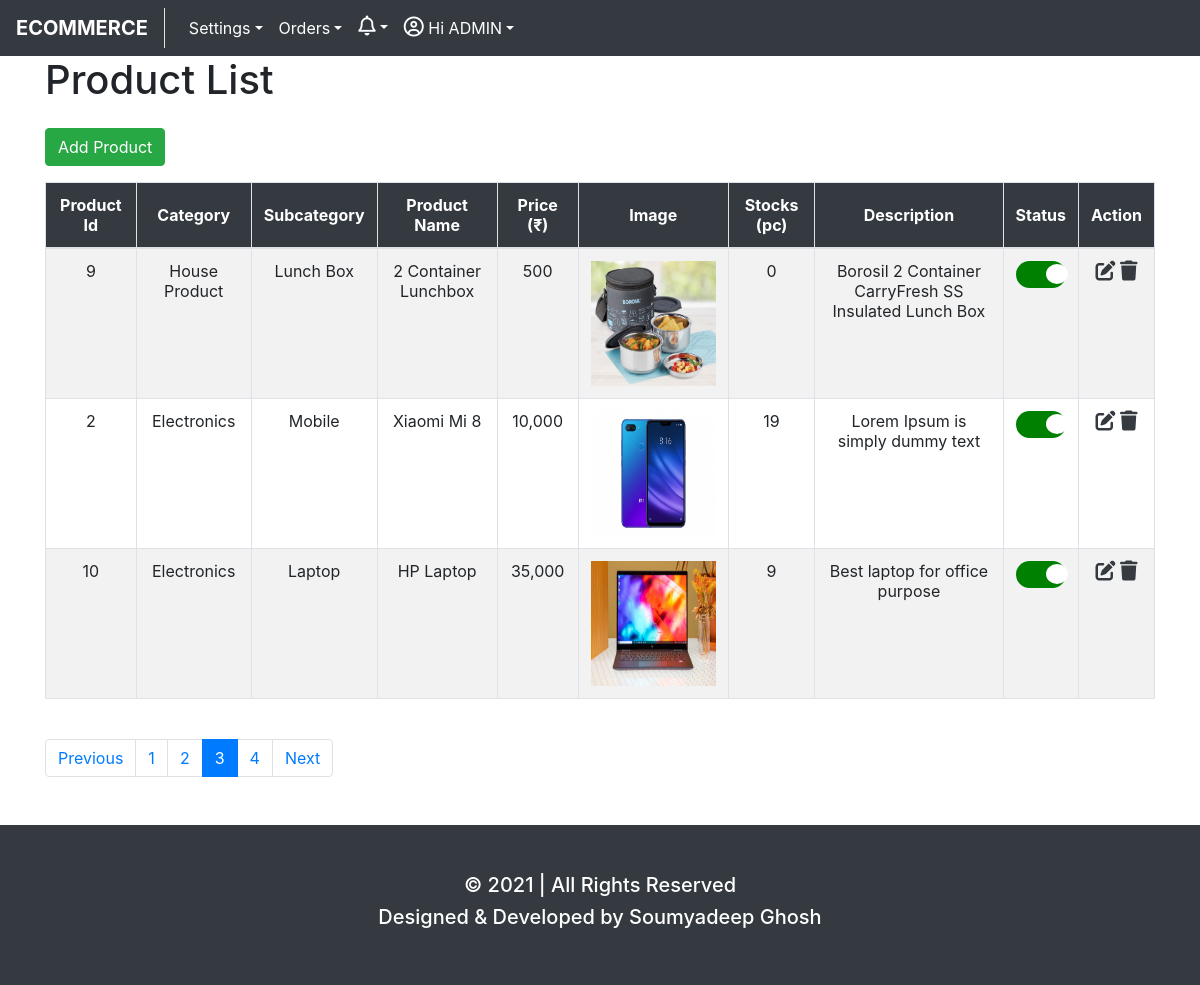
The app's page /productlist.php?page=3 (signed in), older data.
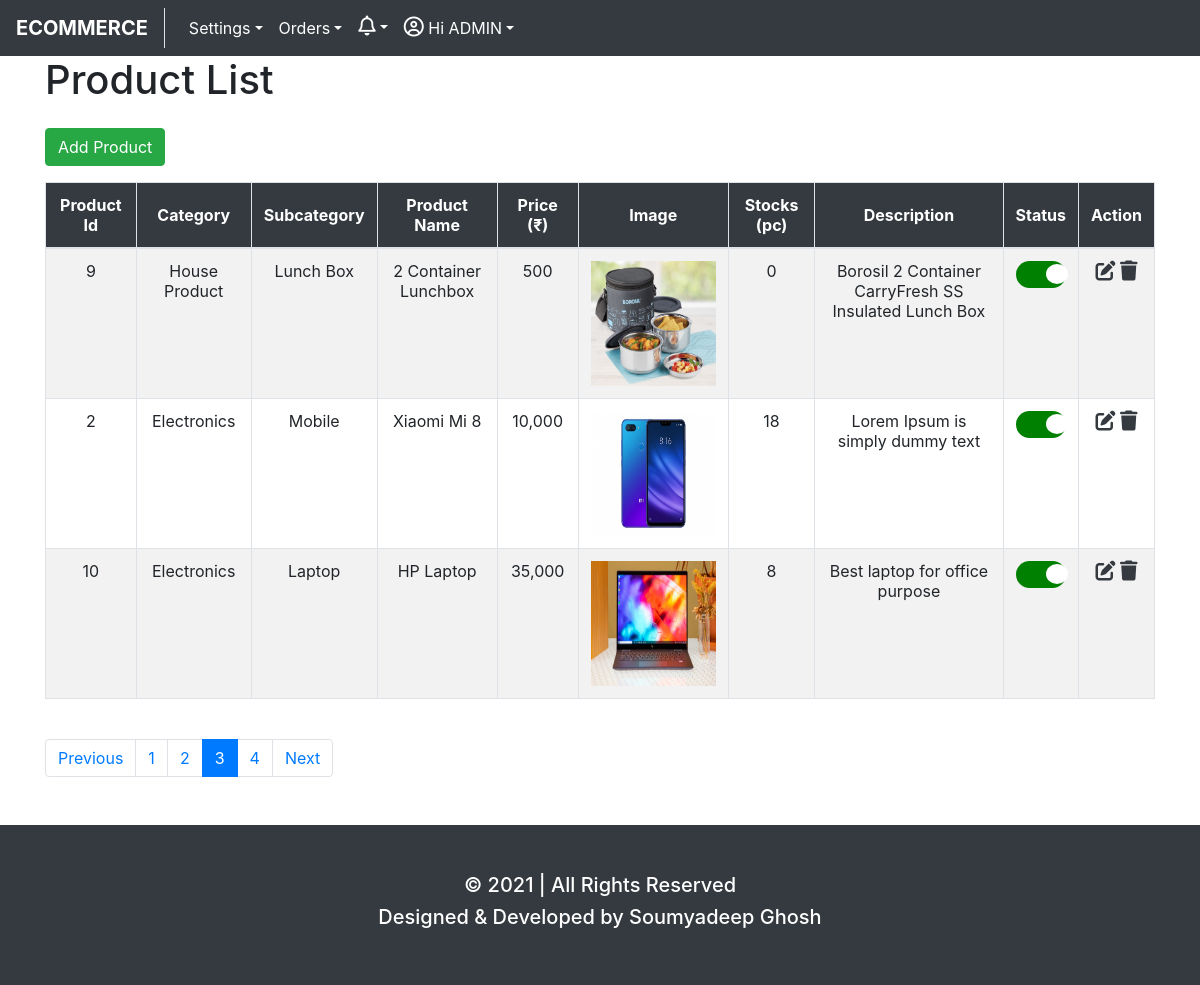
The same page, newer data.
### tables this page shows
CREATE TABLE `product` (
  `id` int(11) NOT NULL,
  `cat_id` int(11) NOT NULL,
  `subcat_id` int(11) NOT NULL,
  `name` varchar(255) NOT NULL,
  `price` varchar(255) NOT NULL,
  `image` varchar(255) NOT NULL,
  `stocks` int(255) NOT NULL,
  `description` text NOT NULL,
  `status` tinyint(1) NOT NULL DEFAULT 0 COMMENT '0=inactive\r\n1=active'
);

CREATE TABLE `category` (
  `id` int(11) NOT NULL,
  `name` varchar(255) NOT NULL,
  `status` tinyint(1) NOT NULL DEFAULT 0 COMMENT '0=inactive 1=active'
);

CREATE TABLE `subcategory` (
  `id` int(11) NOT NULL,
  `cat_id` int(11) NOT NULL,
  `name` varchar(255) NOT NULL,
  `status` tinyint(1) NOT NULL DEFAULT 0 COMMENT '0=inactive 1=active'
);

### productlist.php (the view, shortened to what this page needs)
<?php
    include "config.php";
    $page = isset($_GET['page']) ? mysqli_real_escape_string($link,$_GET['page']) : 1;
    $limit = 3;
    $offset = ($page - 1) * $limit;
    $sql = "SELECT product.id as product_id,category.name as category,subcategory.name as subcategory,product.name as product_name,price,image,stocks,description,product.status as status FROM product INNER JOIN category ON product.cat_id = category.id INNER JOIN subcategory ON product.subcat_id = subcategory.id LIMIT $limit OFFSET $offset";
    $query = mysqli_query($link,$sql);
?>
<head>
    <?php include 'layouts/head.php' ?>
</head>
<body>
    <?php include 'layouts/header.php' ?>
    <div class="container">
        <?php if($_SESSION['type'] == 1){ ?>
            <h1>Product List</h1>
            <a href="addproduct.php" class="btn btn-success mt-3 mb-3">Add Product</a>
            <table class="table table-bordered table-striped table-hover">
            <thead class="bg-dark text-center text-white">
                <tr>
                    <th class="align-middle">Product Id</th>
                    <th class="align-middle">Category</th>
                    <th class="align-middle">Subcategory</th>
                    <th class="align-middle">Product Name</th>
                    <th class="align-middle">Price (&#8377)</th>
                    <th class="align-middle">Image</th>
                    <th class="align-middle">Stocks (pc)</th>
                    <th class="align-middle">Description</th>
                    <th class="align-middle">Status</th>
                    <th class="align-middle">Action</th>
                </tr>
            </thead>
            <tbody class="text-center">
                <?php if(mysqli_num_rows($query) == 0){ ?>
                    <tr><td colspan="10" class="text-center">No record found</td></tr>
                <?php }else{ ?>
                    <?php
                        $psql = "SELECT * FROM product";
                        $pquery = mysqli_query($link,$psql);
                        $total_record = mysqli_num_rows($pquery);
                        $total_page = ceil($total_record / $limit);
                        while($product = mysqli_fetch_assoc($query)){
                    ?>
                    <tr>
                        <td><?= $product['product_id'] ?></td>
                        <td><?= $product['category'] ?></td>
                        <td><?= $product['subcategory'] ?></td>
                        <td><?= $product['product_name'] ?></td>
                        <td><?= number_format($product['price']) ?></td>
                        <td>
                            <img src="assets/images/products/<?= $product['image'] ?>" width="125" height="125">
                        </td>
                        <td><?= $product['stocks'] ?>
                        <?php
                            $count = str_word_count($product['description']);
                            $desc = array_slice(explode(' ',$product['description']),0,10);
                            $desc = implode(' ',$desc);
                        ?>
                        <td><?= $desc ?> <?= $count >= 10 ? '<a href="#">...see more</a>' : '' ?></td>
                        <td>
                            <label class="switch">
                                <span class="slider round"></span>
                            </label>
                        </td>
                        <td>
                            <a href="update.php?id=<?= $product['product_id'] ?>" class="text-dark"><i class='fas fa-edit'></i></a>
                            <a href="delete.php?id=<?= $product['product_id'] ?>" class="text-dark"><i class='fas fa-trash'></i></a>
                        </td>
                    </tr>
                    <?php } ?>
                <?php } ?>
            </tbody>
            </table>
            <br>
            <ul class="pagination">
                <li class="page-item <?= ($page > 1) ? '' : 'disabled' ?>"><a class="page-link" href="productlist.php?page=<?= $page-1 ?>">Previous</a></li>
            <?php for($i=1;$i<=$total_page;$i++){ ?>
                <li class="page-item <?= ($page == $i) ? 'active' : '' ?>"><a class="page-link" href="productlist.php?page=<?= $i ?>"><?php echo $i ?></a></li>
            <?php } ?>
                <li class="page-item <?= ($total_page > $page) ? '' : 'disabled' ?>"><a class="page-link" href="productlist.php?page=<?= $page+1 ?>">Next</a></li>
            </ul>
        <?php }else{ echo '<script>window.location.href="index.php"</script>'; } ?>
    </div>
    <?php include 'layouts/footer.php' ?>
</body>

### layouts/head.php (shortened to what this page needs)
<!DOCTYPE html>
<html lang="en">
<head>
    <link rel="stylesheet" href="https://maxcdn.bootstrapcdn.com/bootstrap/4.5.2/css/bootstrap.min.css">
    <link href="https://canvasjs.com/assets/css/jquery-ui.1.11.2.min.css" rel="stylesheet">
    <link rel="stylesheet" href="assets/css/site.css">
</head>

### layouts/header.php (shortened to what this page needs)
<?php
    $msql = "SELECT category.id as cat_id,category.name as cat_name,subcategory.id as subcat_id,subcategory.name as subcat_name FROM subcategory RIGHT JOIN category ON subcategory.cat_id=category.id WHERE category.status=1";
    $mquery = mysqli_query($link,$msql);
    $menus = [];
    while($result = mysqli_fetch_assoc($mquery)){
        $menus[$result['cat_id']][$result['cat_name']][$result['subcat_id']] = $result['subcat_name'];
    }
?>
<nav class="navbar navbar-expand-sm bg-dark">
    <ul class="navbar-nav">
        <strong class="navbar-brand pr-3 border-right"><a class="text-white" href="index.php">ECOMMERCE</a></strong>
        <?php if(isset($_SESSION['type']) && $_SESSION['type'] == 0 || $_SESSION['type'] == 'guest'){ foreach($menus as $key1=>$cats){ foreach($cats as $cat=>$subcats){ ?>
            <li class="nav-item dropdown bg-secondary">
                <a class="nav-link dropdown-toggle text-white" href="javascript:void(0)" data-toggle="dropdown"><?= $cat ?></a>
                <div class="dropdown-menu">
                    <?php foreach($subcats as $key2=>$subcat){ ?>
                        <a class="dropdown-item" href="product.php?category=<?= $cat ?>&subcategory=<?= $subcat ?>"><?= $subcat ?></a>
                    <?php }} ?>
                </div>
            </li>
        <?php }if(isset($_SESSION['id'])){ ?>
                <a class="nav-link text-white" href="cart.php"><i class='fab fa-opencart'></i> Cart<sup class="badge <?= (isset($_SESSION['cart_item']) && count($_SESSION['cart_item']) > 0) ? 'badge-primary' : 'badge-secondary' ?>"><?= isset($_SESSION['cart_item']) ? count($_SESSION['cart_item']) : 0; ?></sup></a>
        <?php }} else{ ?>
            <li class="nav-item dropdown">
                <a class="nav-link dropdown-toggle text-white" href="javascript:void(0)" data-toggle="dropdown">Settings</a>
            </li>
        <?php } ?>
        <?php if($_SESSION['type'] != 'guest'){ if($_SESSION['type'] == 0){ ?>
            <a class="nav-link text-white" href="orderlist.php">Orders</a>
        <?php }else{ ?>
            <li class="nav-item dropdown">
                <a class="nav-link dropdown-toggle text-white" href="javascript:void(0)" data-toggle="dropdown">Orders</a>
            </li>
        <?php }} ?>
        <li class="nav-item dropdown">
            <a class="nav-link dropdown-toggle text-white" href="javascript:void(0)" data-toggle="dropdown"><i class='far fa-bell' style="font-size:20px"></i></a>
        </li>
        <li class="nav-item dropdown">
            <a class="nav-link dropdown-toggle text-white" href="javascript:void(0)" data-toggle="dropdown"><i class='far fa-user-circle' style="font-size:20px"></i>&nbsp;<?= isset($_SESSION['name']) ? 'Hi '.strtoupper(explode(' ',$_SESSION['name'])[0]) : 'Hi Guest' ?></a>
        </li>
    </ul>
</nav>

### layouts/footer.php (shortened to what this page needs)
<footer class="mt-5">
    <div class="bg-dark text-white text-center pt-5 pb-5">
        <h5>&copy <?= date('Y').' | All Rights Reserved' ?></h5>
        <h5>Designed & Developed by Soumyadeep Ghosh</h5>
    </div>
</footer>
</html>

### assets/css/site.css (style rules this page uses)
.fas { font-size: 20px; }
.switch { position: relative; display: inline-block; width: 50px; height: 27px; }
.slider { position: absolute; cursor: pointer; top: 0; left: 0; right: 0; bottom: 0; background-color: red; -webkit-transition: .4s; transition: .4s; }
.slider:before { position: absolute; content: ""; height: 20px; width:22px; left: 4px; bottom: 4px; background-color: white; -webkit-transition: .4s; transition: .4s; }
input:checked + .slider { background-color: green; }
input:checked + .slider:before { -webkit-transform: translateX(26px); -ms-transform: translateX(26px); transform: translateX(26px); }
.slider.round { border-radius: 34px; }
.slider.round:before { border-radius: 50%; }

Row changes from the older to the newer data that the page shows:
changed product "Xiaomi Mi 8": stocks "19" → "18"
changed product "HP Laptop": stocks "9" → "8"
